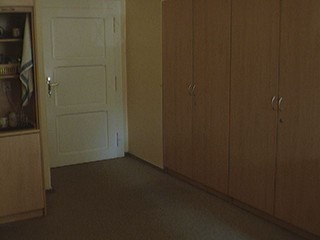
#> input picture images/Office/img01_0023.jpg, 320 x 240 px; its folder holds 4 pictures in this run
$ python motiondetection.py   (older library calls are emulated)
#> lines starting #> are read from the running program, lines starting #| are printed output that depends on the picture
# Python 3.8.2
# Computer Vision, Project 1
# Vanessa Hadlock, Stav Rones

import numpy as np
import cv2
import sys
import os


def filterImage(filter, img):
    if filter == 'box3':
        return cv2.boxFilter(img, -1, (3, 3))

    if filter == 'box5':
        return cv2.boxFilter(img, -1, (5, 5))

    if filter == 'gauss':
        sigma = 2
        size = int(np.ceil(5 * sigma))
        if size % 2 == 0:
            size += 1
        return cv2.GaussianBlur(img, (size, size), sigma)

    return img

def calculateMotionThreshold(path, numImages, filter, debug):

#> called with path = './images/Office', numImages = 8, filter = 'none', debug = False
    print(f'Calculating gradient threshold for motion of office image set...\n')

    filenames = sorted(os.listdir(path))

    # Get sample image to find its shape
    sample_img: np.ndarray = cv2.imread(f'{path}/{filenames[0]}', cv2.IMREAD_GRAYSCALE)
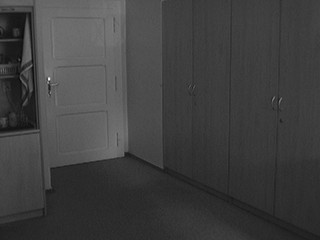
#> sample_img: shape (240, 320); min 6, max 244, mean 63.5
    sample_img = filterImage(filter, sample_img)

    # Iterate first numImages images to get average value of each pixel
    pixel_sum = np.zeros(sample_img.shape)
    for i in range(numImages):

        # read in image as greyscale
        img: np.ndarray = cv2.imread(f'{path}/{filenames[i]}', cv2.IMREAD_GRAYSCALE)

        # filter image
        img = filterImage(filter, img)

        # add to pixel sum
        pixel_sum += img
#> pass 2 of the loop in calculateMotionThreshold, `for i in range(numImages):`:
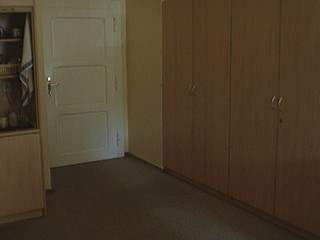
#> input picture images/Office/img01_0036.jpg, 320 x 240 px
#> in calculateMotionThreshold, `img: np.ndarray = cv2.imread(f'{path}/{filenames[i]}', cv2.IMREAD_GRAY..`:
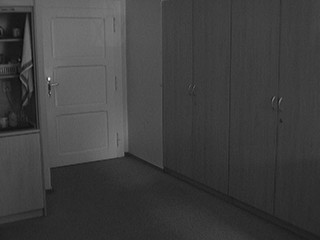
#> img: shape (240, 320); min 7, max 237, mean 63.3
#> pass 3 of the loop in calculateMotionThreshold, `for i in range(numImages):`:
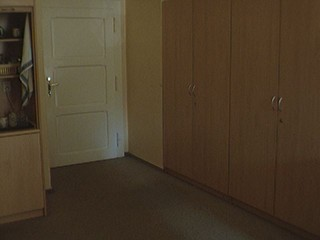
#> input picture images/Office/img01_0042.jpg, 320 x 240 px
#> in calculateMotionThreshold, `img: np.ndarray = cv2.imread(f'{path}/{filenames[i]}', cv2.IMREAD_GRAY..`:
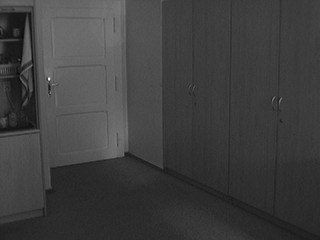
#> img: shape (240, 320); min 4, max 243, mean 62.6
#> the loop made 5 passes; the first 3 are shown
    pixel_avg = pixel_sum / numImages

    # Iterate first numImages images to sigma of each pixel
    sigma_sum = np.zeros(sample_img.shape)
    for j in range(numImages):

        # read in image as greyscale
        img2: np.ndarray = cv2.imread(f'{path}/{filenames[j]}', cv2.IMREAD_GRAYSCALE)

        # filter image
        img2 = filterImage(filter, img2)

        # calculate sigma array
        sigma_sum += (pixel_avg - img2) ** 2

    sigma = (sigma_sum * (1/(numImages - 1))) ** 0.5

    return round((np.average(sigma)*4), 3)

# [119 lines left out: functions simpleTemporalDerivative, gaussTemporalDerivative, not called in this run]

def main():

    ######################################################################
    ##################### Process command line args #####################
    ######################################################################

    filter = "none"
    gradient = "simple"
    debug = False

    for i in range(1, len(sys.argv)):

        arg = sys.argv[i]

        if arg == '-filter=box3':
            filter = 'box3'
        elif arg == '-filter=box5':
            filter = 'box5'
        elif arg == '-filter=gauss':
            filter = 'gauss'
        elif arg == '-grad=gauss':
            gradient = 'gauss'
        elif arg == '-debug':
            debug = True
        else:
            print(f"\ninvalid command line arg: {arg}")
            print(f"\nusage: python3 motiondetection.py [\"-debug\"] [\"-grad=gauss\"] [\"-filter=box3\"] [\"-filter=box5\"] [\"-filter=gauss\"]\n")
            return

    print(f"\nStarting program with filter= {filter} and gradient= {gradient}\n")

    ######################################################################
    ### Calculate mask threshold using 3 * avg noise of first 8 images ###
    ######################################################################

    office_threshold = calculateMotionThreshold("./images/Office", 8, filter, debug)
    print(f'\toffice_threshold = {office_threshold}\n')

    chair_threshold = calculateMotionThreshold("./images/RedChair", 8, filter, debug)
    print(f'\tchair_threshold = {chair_threshold}\n')

    ######################################################################
    ### Compute gradient images and map to binary based on threshold ###
    ######################################################################

    if gradient == 'simple':
        simpleTemporalDerivative('./images/Office', './motion/Office', 10, filter, debug)
        simpleTemporalDerivative('./images/RedChair', './motion/RedChair', 10, filter, debug)
    else:
        sigma = 1
        gaussTemporalDerivative('./images/Office', './motion/Office', sigma, office_threshold, filter, debug)
        gaussTemporalDerivative('./images/RedChair','./motion/RedChair', sigma, office_threshold, filter, debug)

    # [14 lines of commented-out code are left out]

    return


if __name__ == '__main__':
#> (the run stopped early here; a loop or call above may not have finished)
